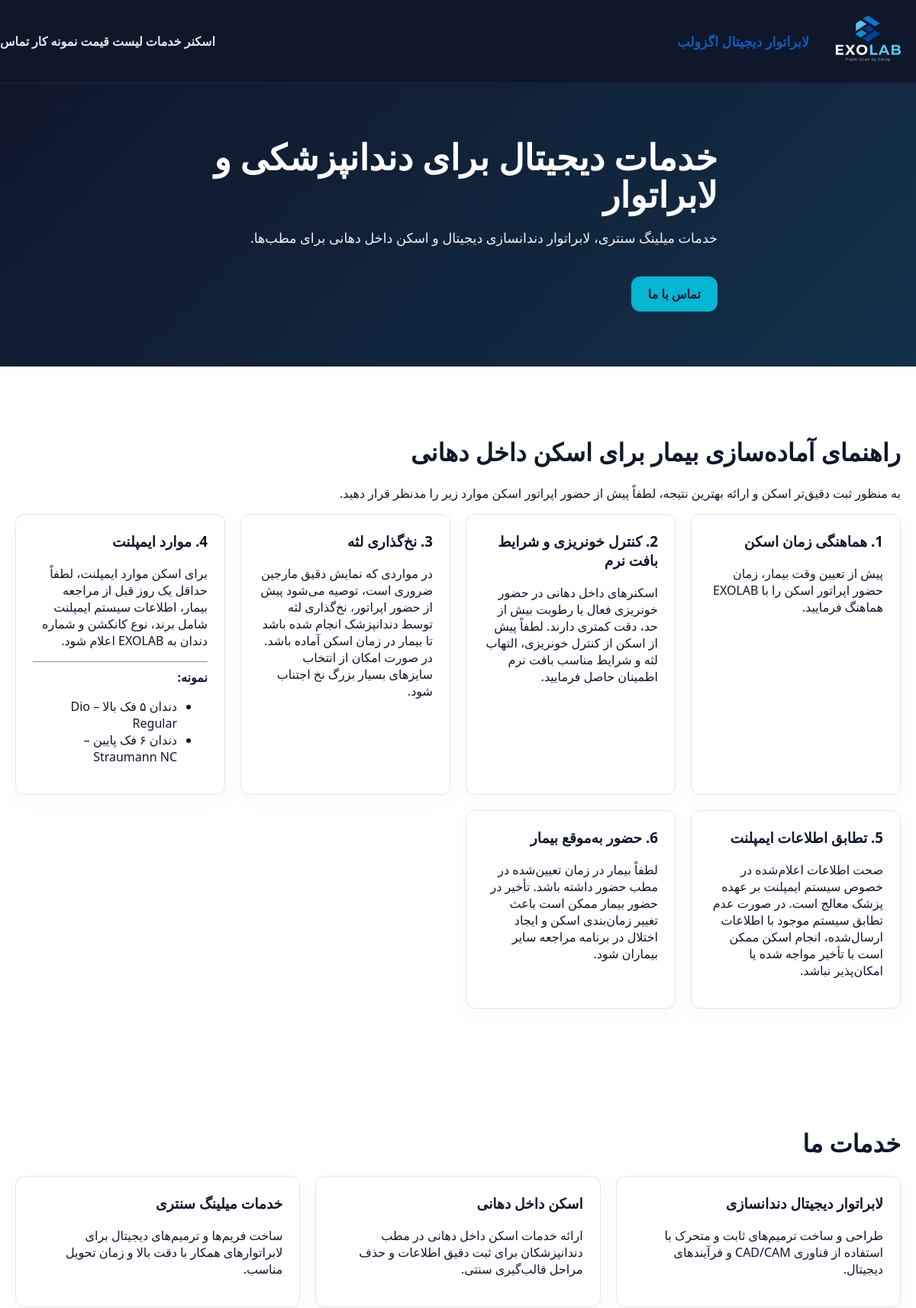
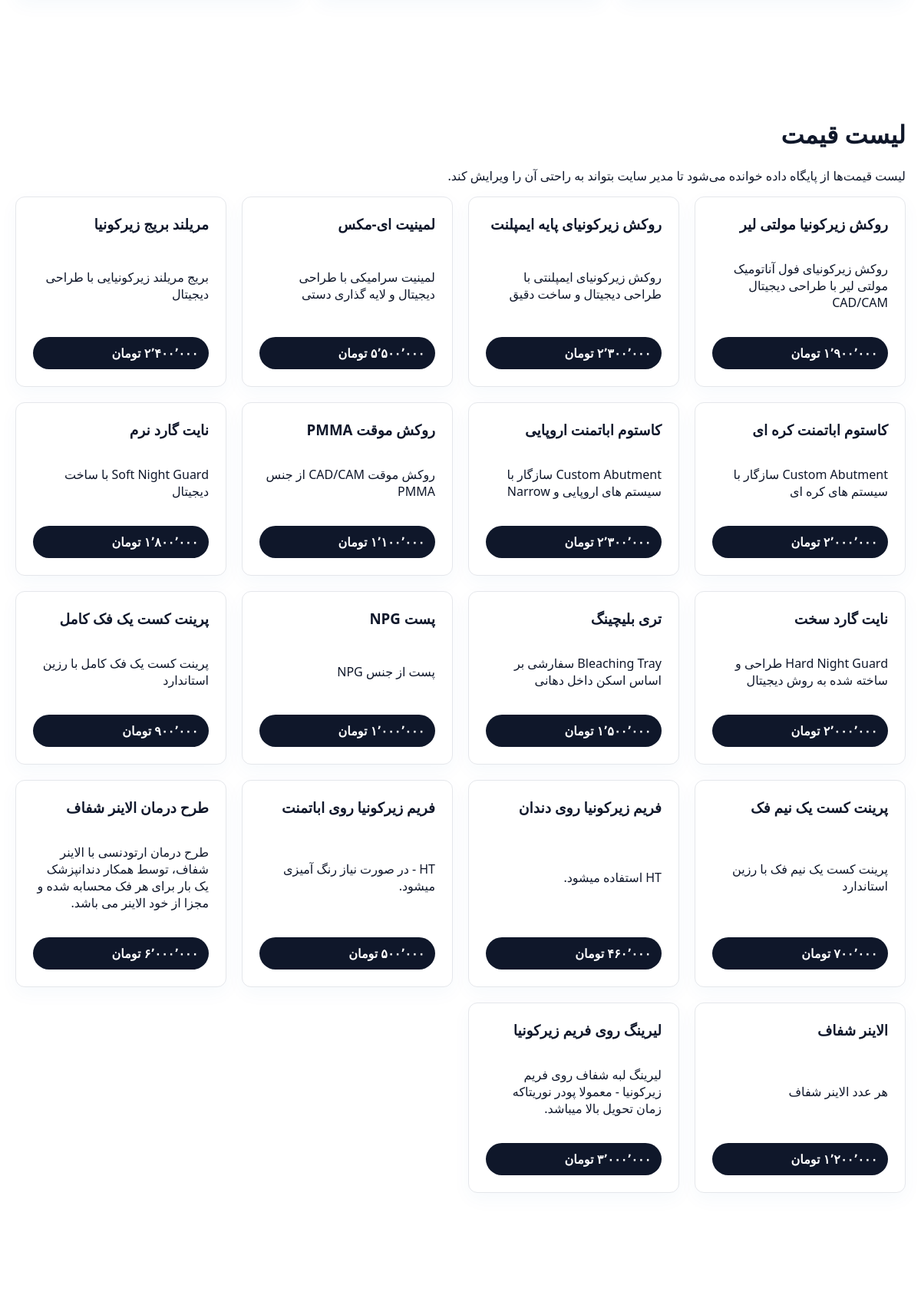
The page / (upper part) on the database its author committed (2 pictures, top to bottom).
### tables this page shows
CREATE TABLE `site_prices` (
  `id` int(11) NOT NULL AUTO_INCREMENT,
  `branch_id` int(11) DEFAULT NULL,
  `title` varchar(255) NOT NULL,
  `description` text NOT NULL,
  `price` decimal(15,2) NOT NULL DEFAULT 0.00,
  `category` varchar(120) DEFAULT 'عمومی',
  `active` tinyint(1) DEFAULT 1,
  `created_at` datetime DEFAULT current_timestamp(),
  `updated_at` datetime DEFAULT current_timestamp() ON UPDATE current_timestamp(),
  `display_order` int(11) DEFAULT 0,
  PRIMARY KEY (`id`)
);

### panel/db.php (called while the page is built, shortened)
<?php
function db() {
    static $pdo = null;
    if ($pdo === null) {
        $pdo = Connection::getInstance();
        try {
            ensureSitePricesOrderColumn($pdo);
            ensureEntityCommentsTable($pdo);
            ensureNotificationsTable($pdo);
            ensureCasesDesignFeeColumn($pdo);
            ensureDoctorPriceOverrideTypeColumn($pdo);
            ensureCasesOutsourcedRateColumn($pdo);
            ensureCaseFilesDescriptionColumn($pdo);
            ensureUserUploadsDescriptionColumn($pdo);
        } catch (Throwable $e) {}
    }
    return $pdo;
}
function ensureSitePricesOrderColumn($pdo) {
    $stmt = $pdo->prepare("SELECT COUNT(*) AS cnt FROM INFORMATION_SCHEMA.COLUMNS WHERE TABLE_SCHEMA = ? AND TABLE_NAME = 'site_prices' AND COLUMN_NAME = 'display_order'");
    $stmt->execute([DB_NAME]);
    $row = $stmt->fetch();
}
function ensureCasesDesignFeeColumn($pdo) {
    $stmt = $pdo->prepare("SELECT COUNT(*) AS cnt FROM INFORMATION_SCHEMA.COLUMNS WHERE TABLE_SCHEMA = ? AND TABLE_NAME = 'cases' AND COLUMN_NAME = 'design_fee'");
    $stmt->execute([DB_NAME]);
    $row = $stmt->fetch();
}
function ensureDoctorPriceOverrideTypeColumn($pdo) {
    $stmt = $pdo->prepare("SELECT COUNT(*) AS cnt FROM INFORMATION_SCHEMA.COLUMNS WHERE TABLE_SCHEMA = ? AND TABLE_NAME = 'doctor_price_overrides' AND COLUMN_NAME = 'price_type'");
    $stmt->execute([DB_NAME]);
    $row = $stmt->fetch();
}
function ensureCasesOutsourcedRateColumn($pdo) {
    $stmt = $pdo->prepare("SELECT COUNT(*) AS cnt FROM INFORMATION_SCHEMA.COLUMNS WHERE TABLE_SCHEMA = ? AND TABLE_NAME = 'cases' AND COLUMN_NAME = 'outsourced_rate'");
    $stmt->execute([DB_NAME]);
    $row = $stmt->fetch();
}
function ensureCaseFilesDescriptionColumn($pdo) {
    $stmt = $pdo->prepare("SELECT COUNT(*) AS cnt FROM INFORMATION_SCHEMA.COLUMNS WHERE TABLE_SCHEMA = ? AND TABLE_NAME = 'case_files' AND COLUMN_NAME = 'description'");
    $stmt->execute([DB_NAME]);
    $row = $stmt->fetch();
}
function ensureUserUploadsDescriptionColumn($pdo) {
    $stmt = $pdo->prepare("SELECT COUNT(*) AS cnt FROM INFORMATION_SCHEMA.COLUMNS WHERE TABLE_SCHEMA = ? AND TABLE_NAME = 'user_uploads' AND COLUMN_NAME = 'description'");
    $stmt->execute([DB_NAME]);
    $row = $stmt->fetch();
}
function getPrices() {
    $stmt = db()->query("SELECT * FROM site_prices WHERE active = 1 ORDER BY (display_order = 0) ASC, CASE WHEN display_order = 0 THEN id ELSE display_order END ASC");
    return $stmt->fetchAll();
}
function ensureEntityCommentsTable($pdo) {
    $stmt = $pdo->prepare("SELECT COUNT(*) AS cnt FROM INFORMATION_SCHEMA.TABLES WHERE TABLE_SCHEMA = ? AND TABLE_NAME = 'entity_comments'");
    $stmt->execute([DB_NAME]);
    $row = $stmt->fetch();
}
function ensureNotificationsTable($pdo) {
    $stmt = $pdo->prepare("SELECT COUNT(*) AS cnt FROM INFORMATION_SCHEMA.TABLES WHERE TABLE_SCHEMA = ? AND TABLE_NAME = 'notifications'");
    $stmt->execute([DB_NAME]);
    $row = $stmt->fetch();
}

### includes/helpers.php (called while the page is built, shortened)
<?php
function toPersianDigits($input) {
    $numbers = ['0','1','2','3','4','5','6','7','8','9'];
    $persian = ['۰','۱','۲','۳','۴','۵','۶','۷','۸','۹'];
    return str_replace($numbers, $persian, $input);
}
function formatAmountToman($value) {
    $clean = preg_replace('/[^\d\.\-]/', '', (string) $value);
    $formatted = number_format((float) round($clean), 0, '.', ',');
    $formatted = str_replace(',', '٬', $formatted);
    return toPersianDigits($formatted) . ' تومان';
}

### index.php (the view, shortened to what this page needs)
<?php
require_once __DIR__ . '/panel/db.php';
require_once __DIR__ . '/includes/helpers.php';
$prices = getPrices();
?>
<!DOCTYPE html>
<html lang="fa" dir="rtl">
<head>
    <link rel="stylesheet" href="assets/css/style.css">
    <link rel="stylesheet" href="assets/css/lightbox.css">
</head>
<body>
<header class="site-header">
    <div class="container">
        <a class="brand" href="#home">
            <img src="assets/icons/EXOLAB_LOGO_FULL.svg" alt="<?= SITE_NAME ?>" class="site-logo">
            <span><?= SITE_NAME ?></span>
        </a>
        <nav class="site-nav">
            <a href="#scanner-guide">اسکنر</a>
            <a href="#services">خدمات</a>
            <a href="#prices">لیست قیمت</a>
            <a href="#works">نمونه کار</a>
            <a href="#contact">تماس</a>
        </nav>
    </div>
</header>
<main>
    <section id="home" class="hero">
        <div class="container hero-content">
            <h1>خدمات دیجیتال برای دندانپزشکی و لابراتوار</h1>
            <p>خدمات میلینگ سنتری، لابراتوار دندانسازی دیجیتال و اسکن داخل دهانی برای مطب‌ها.</p>
            <a class="btn" href="#contact">تماس با ما</a>
        </div>
    </section>
        <section class="section" id="scanner-guide">
    <div class="container">
    <h2>راهنمای آماده‌سازی بیمار برای اسکن داخل دهانی</h2>
    <p>
        به منظور ثبت دقیق‌تر اسکن و ارائه بهترین نتیجه، لطفاً پیش از حضور اپراتور اسکن موارد زیر را مدنظر قرار دهید.
    </p>
    <div class="grid">
        <div class="card">
            <h3>1. هماهنگی زمان اسکن</h3>
            <p>
                پیش از تعیین وقت بیمار، زمان حضور اپراتور اسکن را با EXOLAB هماهنگ فرمایید.
            </p>
        </div>
        <div class="card">
            <h3>2. کنترل خونریزی و شرایط بافت نرم</h3>
            <p>
                اسکنرهای داخل دهانی در حضور خونریزی فعال یا رطوبت بیش از حد، دقت کمتری دارند.
                لطفاً پیش از اسکن از کنترل خونریزی، التهاب لثه و شرایط مناسب بافت نرم اطمینان حاصل فرمایید.
            </p>
        </div>
        <div class="card">
            <h3>3. نخ‌گذاری لثه</h3>
            <p>
                در مواردی که نمایش دقیق مارجین ضروری است، توصیه می‌شود پیش از حضور اپراتور،
                نخ‌گذاری لثه توسط دندانپزشک انجام شده باشد تا بیمار در زمان اسکن آماده باشد.
                در صورت امکان از انتخاب سایزهای بسیار بزرگ نخ اجتناب شود.
            </p>
        </div>
        <div class="card">
            <h3>4. موارد ایمپلنت</h3>
            <p>
                برای اسکن موارد ایمپلنت، لطفاً حداقل یک روز قبل از مراجعه بیمار،
                اطلاعات سیستم ایمپلنت شامل برند، نوع کانکشن و شماره دندان به EXOLAB اعلام شود.
            </p>
            <hr>
            <strong>نمونه:</strong>
            <ul>
                <li>دندان ۵ فک بالا – Dio Regular</li>
                <li>دندان ۶ فک پایین – Straumann NC</li>
            </ul>
        </div>
        <div class="card">
            <h3>5. تطابق اطلاعات ایمپلنت</h3>
            <p>
                صحت اطلاعات اعلام‌شده در خصوص سیستم ایمپلنت بر عهده پزشک معالج است.
                در صورت عدم تطابق سیستم موجود با اطلاعات ارسال‌شده، انجام اسکن ممکن است
                با تأخیر مواجه شده یا امکان‌پذیر نباشد.
            </p>
        </div>
        <div class="card">
            <h3>6. حضور به‌موقع بیمار</h3>
            <p>
                لطفاً بیمار در زمان تعیین‌شده در مطب حضور داشته باشد.
                تأخیر در حضور بیمار ممکن است باعث تغییر زمان‌بندی اسکن و ایجاد اختلال
                در برنامه مراجعه سایر بیماران شود.
            </p>
        </div>
    </div>
</div>
</section>
    <section id="services" class="section">
        <div class="container">
            <h2>خدمات ما</h2>
            <div class="grid">
                <div class="card">
                    <h3>لابراتوار دیجیتال دندانسازی</h3>
                    <p>طراحی و ساخت ترمیم‌های ثابت و متحرک با استفاده از فناوری CAD/CAM و فرآیندهای دیجیتال.</p>
                </div>
                <div class="card">
                    <h3>اسکن داخل دهانی</h3>
                    <p>ارائه خدمات اسکن داخل دهانی در مطب دندانپزشکان برای ثبت دقیق اطلاعات و حذف مراحل قالب‌گیری سنتی.</p>
                </div>
                <div class="card">
                    <h3>خدمات میلینگ سنتری</h3>
                    <p>ساخت فریم‌ها و ترمیم‌های دیجیتال برای لابراتوارهای همکار با دقت بالا و زمان تحویل مناسب.</p>
                </div>
            </div>
        </div>
    </section>
    <section id="prices" class="section alt">
        <div class="container">
            <h2>لیست قیمت</h2>
            <p>لیست قیمت‌ها از پایگاه داده خوانده می‌شود تا مدیر سایت بتواند به راحتی آن را ویرایش کند.</p>
            <?php if (count($prices) === 0): ?>
                <p class="empty">هنوز قیمت ثبت نشده است. لطفاً در پنل مدیریت اضافه کنید.</p>
            <?php else: ?>
                <div class="price-grid">
                    <?php foreach ($prices as $item): ?>
                        <article class="price-card">
                            <h3><?= htmlspecialchars($item['title']) ?></h3>
                            <p><?= nl2br(htmlspecialchars($item['description'])) ?></p>
                            <span class="price"><?= formatAmountToman($item['price']) ?></span>
                        </article>
                    <?php endforeach; ?>
                </div>
            <?php endif; ?>
        </div>
    </section>
    <section id="works" class="section">
    </section>
</main>
</body>
</html>

### assets/css/style.css (style rules this page uses)
body { margin: 0; font-family: 'Segoe UI', Tahoma, Geneva, Verdana, sans-serif; background: #FFFFFF; color: #0F172A; direction: rtl; text-align: right; }
a { color: #0f5cba; text-decoration: none; }
.container { max-width: 1480px; margin: 0 auto; padding: 0 20px; }
.site-header { background: #0F172A; color: #ffffff; position: sticky; top: 0; z-index: 10; border-bottom: 1px solid rgba(255, 255, 255, 0.06); }
.site-header .container { display: flex; align-items: center; justify-content: space-between; flex-wrap: wrap; gap: 12px; padding: 18px 0; }
.brand { display: flex; align-items: center; gap: 12px; font-size: 1.1rem; font-weight: 700; }
.site-logo { height: 72px; display: inline-block; }
.site-nav { display: flex; align-items: center; gap: 4px; flex-wrap: wrap; }
.site-nav a, .nav-group-toggle { color: #E5E7EB; font-weight: 600; }
.hero { padding: 72px 0; background: linear-gradient(135deg, #0F172A 0%, #12304a 100%); color: #fff; }
.hero-content { max-width: 680px; }
.hero h1 { margin: 0 0 18px; font-size: 2.9rem; line-height: 1.05; }
.hero p { font-size: 1.1rem; line-height: 1.8; opacity: 0.94; }
.btn { display: inline-block; background: #06B6D4; color: #0F172A; padding: 12px 22px; border-radius: 12px; margin-top: 16px; font-weight: 700; text-decoration: none; }
.section { padding: 64px 0; }
.section.alt { background: #ffffff; }
.section h2 { margin-bottom: 22px; font-size: 2rem; }
.grid, .price-grid, .contact-grid { display: grid; gap: 20px; grid-template-columns: repeat(auto-fit, minmax(260px, 1fr)); }
.card, .price-card, .form-card, .placeholder, .empty { background: #fff; border: 1px solid #E5E7EB; padding: 22px; border-radius: 12px; box-shadow: 0 8px 24px rgba(15, 92, 186, 0.04); }
.card h3, .price-card h3 { margin-top: 0; }
.price-card { display: flex; flex-direction: column; justify-content: space-between; min-height: 180px; }
.price { display: inline-block; margin-top: 18px; padding: 10px 14px; background: #0F172A; color: #fff; border-radius: 999px; font-weight: 700; }

### rows shown on the page
site_prices: title "روکش زیرکونیا مولتی لیر", description "روکش زیرکونیای فول آناتومیک مولتی لیر با طراحی دیجیتال CAD/CAM", price "۱٬۹۰۰٬۰۰۰ تومان"
site_prices: title "روکش زیرکونیای پایه ایمپلنت", description "روکش زیرکونیای ایمپلنتی با طراحی دیجیتال و ساخت دقیق", price "۲٬۳۰۰٬۰۰۰ تومان"
site_prices: title "لمینیت ای-مکس", description "لمینیت سرامیکی با طراحی دیجیتال و لایه گذاری دستی", price "۵٬۵۰۰٬۰۰۰ تومان"
site_prices: title "مریلند بریج زیرکونیا", description "بریج مریلند زیرکونیایی با طراحی دیجیتال", price "۲٬۴۰۰٬۰۰۰ تومان"
site_prices: title "کاستوم اباتمنت کره ای", description "Custom Abutment سازگار با سیستم های کره ای", price "۲٬۰۰۰٬۰۰۰ تومان"
site_prices: title "کاستوم اباتمنت اروپایی", description "Custom Abutment سازگار با سیستم های اروپایی و Narrow", price "۲٬۳۰۰٬۰۰۰ تومان"
site_prices: title "روکش موقت PMMA", description "روکش موقت CAD/CAM از جنس PMMA", price "۱٬۱۰۰٬۰۰۰ تومان"
site_prices: title "نایت گارد نرم", description "Soft Night Guard با ساخت دیجیتال", price "۱٬۸۰۰٬۰۰۰ تومان"
site_prices: title "نایت گارد سخت", description "Hard Night Guard طراحی و ساخته شده به روش دیجیتال", price "۲٬۰۰۰٬۰۰۰ تومان"
site_prices: title "تری بلیچینگ", description "Bleaching Tray سفارشی بر اساس اسکن داخل دهانی", price "۱٬۵۰۰٬۰۰۰ تومان"
site_prices: title "پست NPG", description "پست از جنس NPG", price "۱٬۰۰۰٬۰۰۰ تومان"
site_prices: title "پرینت کست یک فک کامل", description "پرینت کست یک فک کامل با رزین استاندارد", price "۹۰۰٬۰۰۰ تومان"
site_prices: title "پرینت کست یک نیم فک", description "پرینت کست یک نیم فک با رزین استاندارد", price "۷۰۰٬۰۰۰ تومان"
site_prices: title "فریم زیرکونیا روی دندان", description "HT استفاده میشود.", price "۴۶۰٬۰۰۰ تومان"
site_prices: title "فریم زیرکونیا روی اباتمنت", description "HT - در صورت نیاز رنگ آمیزی میشود.", price "۵۰۰٬۰۰۰ تومان"
site_prices: title "طرح درمان الاینر شفاف", description "طرح درمان ارتودنسی با الاینر شفاف، توسط همکار دندانپزشک یک بار برای هر فک محسابه شده و مجزا از خود الاینر می باشد.", price "۶٬۰۰۰٬۰۰۰ تومان"
site_prices: title "الاینر شفاف", description "هر عدد الاینر شفاف", price "۱٬۲۰۰٬۰۰۰ تومان"
site_prices: title "لیرینگ روی فریم زیرکونیا", description "لیرینگ لبه شفاف روی فریم زیرکونیا - معمولا پودر نوریتاکه زمان تحویل بالا میباشد.", price "۳٬۰۰۰٬۰۰۰ تومان"

### other values the page prints
SITE_NAME "لابراتوار دیجیتال اگزولب"
